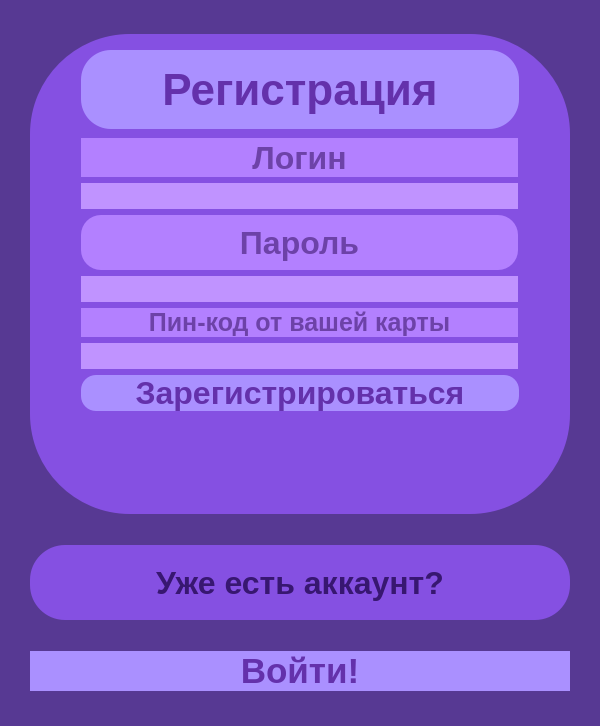
<?xml version="1.0" encoding="UTF-8"?>
<ui version="4.0">
 <class>MainWindow</class>
 <widget class="QMainWindow" name="MainWindow">
  <property name="geometry">
   <rect>
    <x>0</x>
    <y>0</y>
    <width>600</width>
    <height>726</height>
   </rect>
  </property>
  <property name="windowTitle">
   <string>MainWindow</string>
  </property>
  <widget class="QWidget" name="centralwidget">
   <property name="minimumSize">
    <size>
     <width>600</width>
     <height>675</height>
    </size>
   </property>
   <property name="styleSheet">
    <string notr="true">background: rgb(87, 57, 147)</string>
   </property>
   <layout class="QGridLayout" name="gridLayout">
    <item row="2" column="1">
     <widget class="QLabel" name="T_YouAlreadyHaveAcc">
      <property name="maximumSize">
       <size>
        <width>600</width>
        <height>75</height>
       </size>
      </property>
      <property name="font">
       <font>
        <pointsize>24</pointsize>
        <weight>75</weight>
        <italic>false</italic>
        <bold>true</bold>
       </font>
      </property>
      <property name="styleSheet">
       <string notr="true">background: rgb(133, 80, 226);
border-radius: 35px;
color: rgb(56, 23, 113)</string>
      </property>
      <property name="text">
       <string>Уже есть аккаунт?</string>
      </property>
      <property name="alignment">
       <set>Qt::AlignCenter</set>
      </property>
     </widget>
    </item>
    <item row="2" column="0">
     <spacer name="horizontalSpacer">
      <property name="orientation">
       <enum>Qt::Horizontal</enum>
      </property>
      <property name="sizeHint" stdset="0">
       <size>
        <width>40</width>
        <height>20</height>
       </size>
      </property>
     </spacer>
    </item>
    <item row="2" column="2">
     <spacer name="horizontalSpacer_2">
      <property name="orientation">
       <enum>Qt::Horizontal</enum>
      </property>
      <property name="sizeHint" stdset="0">
       <size>
        <width>40</width>
        <height>20</height>
       </size>
      </property>
     </spacer>
    </item>
    <item row="1" column="1">
     <widget class="QWidget" name="widget" native="true">
      <property name="minimumSize">
       <size>
        <width>540</width>
        <height>400</height>
       </size>
      </property>
      <property name="maximumSize">
       <size>
        <width>16777215</width>
        <height>480</height>
       </size>
      </property>
      <property name="font">
       <font>
        <pointsize>1</pointsize>
       </font>
      </property>
      <property name="styleSheet">
       <string notr="true">background: rgb(133, 80, 226);
border-radius: 100px;</string>
      </property>
      <layout class="QGridLayout" name="gridLayout_3">
       <item row="8" column="0">
        <widget class="QLineEdit" name="LE_Pincode">
         <property name="maximumSize">
          <size>
           <width>437</width>
           <height>16777215</height>
          </size>
         </property>
         <property name="font">
          <font>
           <pointsize>15</pointsize>
           <weight>75</weight>
           <bold>true</bold>
          </font>
         </property>
         <property name="styleSheet">
          <string notr="true">background: rgb(192, 147, 255);
color: rgb(109, 66, 168);
border-radius: 15px; </string>
         </property>
         <property name="alignment">
          <set>Qt::AlignCenter</set>
         </property>
        </widget>
       </item>
       <item row="10" column="0">
        <spacer name="verticalSpacer">
         <property name="orientation">
          <enum>Qt::Vertical</enum>
         </property>
         <property name="sizeHint" stdset="0">
          <size>
           <width>20</width>
           <height>40</height>
          </size>
         </property>
        </spacer>
       </item>
       <item row="4" column="0">
        <widget class="QLineEdit" name="LE_Login">
         <property name="minimumSize">
          <size>
           <width>12</width>
           <height>0</height>
          </size>
         </property>
         <property name="maximumSize">
          <size>
           <width>437</width>
           <height>16777215</height>
          </size>
         </property>
         <property name="font">
          <font>
           <pointsize>15</pointsize>
           <weight>75</weight>
           <bold>true</bold>
          </font>
         </property>
         <property name="styleSheet">
          <string notr="true">background: rgb(192, 147, 255);
color: rgb(109, 66, 168);
border-radius: 15px; </string>
         </property>
         <property name="alignment">
          <set>Qt::AlignCenter</set>
         </property>
         <property name="dragEnabled">
          <bool>false</bool>
         </property>
        </widget>
       </item>
       <item row="0" column="0">
        <widget class="QLabel" name="T_Registration">
         <property name="enabled">
          <bool>true</bool>
         </property>
         <property name="minimumSize">
          <size>
           <width>438</width>
           <height>79</height>
          </size>
         </property>
         <property name="maximumSize">
          <size>
           <width>450</width>
           <height>64</height>
          </size>
         </property>
         <property name="font">
          <font>
           <pointsize>33</pointsize>
           <weight>75</weight>
           <bold>true</bold>
          </font>
         </property>
         <property name="styleSheet">
          <string notr="true">background: rgb(170, 144, 255);
color: rgb(100, 49, 171);
border-radius: 30px; </string>
         </property>
         <property name="text">
          <string>Регистрация</string>
         </property>
         <property name="alignment">
          <set>Qt::AlignCenter</set>
         </property>
        </widget>
       </item>
       <item row="6" column="0">
        <widget class="QLineEdit" name="LE_Password">
         <property name="minimumSize">
          <size>
           <width>12</width>
           <height>0</height>
          </size>
         </property>
         <property name="maximumSize">
          <size>
           <width>437</width>
           <height>16777215</height>
          </size>
         </property>
         <property name="font">
          <font>
           <pointsize>15</pointsize>
           <weight>75</weight>
           <bold>true</bold>
          </font>
         </property>
         <property name="styleSheet">
          <string notr="true">background: rgb(192, 147, 255);
color: rgb(109, 66, 168);
border-radius: 15px; </string>
         </property>
         <property name="alignment">
          <set>Qt::AlignCenter</set>
         </property>
        </widget>
       </item>
       <item row="3" column="0">
        <widget class="QLabel" name="T_Login">
         <property name="minimumSize">
          <size>
           <width>12</width>
           <height>39</height>
          </size>
         </property>
         <property name="maximumSize">
          <size>
           <width>437</width>
           <height>16777215</height>
          </size>
         </property>
         <property name="font">
          <font>
           <pointsize>24</pointsize>
           <weight>75</weight>
           <bold>true</bold>
          </font>
         </property>
         <property name="styleSheet">
          <string notr="true">background: rgb(179, 128, 255);
color: rgb(109, 66, 168);
border-radius: 20px; </string>
         </property>
         <property name="text">
          <string>Логин</string>
         </property>
         <property name="alignment">
          <set>Qt::AlignCenter</set>
         </property>
        </widget>
       </item>
       <item row="7" column="0">
        <widget class="QLabel" name="T_Pincode">
         <property name="maximumSize">
          <size>
           <width>437</width>
           <height>16777215</height>
          </size>
         </property>
         <property name="font">
          <font>
           <pointsize>19</pointsize>
           <weight>75</weight>
           <bold>true</bold>
          </font>
         </property>
         <property name="styleSheet">
          <string notr="true">background: rgb(179, 128, 255);
color: rgb(109, 66, 168);
border-radius: 17px; </string>
         </property>
         <property name="text">
          <string>Пин-код от вашей карты</string>
         </property>
         <property name="alignment">
          <set>Qt::AlignCenter</set>
         </property>
        </widget>
       </item>
       <item row="5" column="0">
        <widget class="QLabel" name="T_Password">
         <property name="minimumSize">
          <size>
           <width>12</width>
           <height>55</height>
          </size>
         </property>
         <property name="maximumSize">
          <size>
           <width>437</width>
           <height>80</height>
          </size>
         </property>
         <property name="font">
          <font>
           <pointsize>24</pointsize>
           <weight>75</weight>
           <bold>true</bold>
          </font>
         </property>
         <property name="styleSheet">
          <string notr="true">background: rgb(179, 128, 255);
color: rgb(109, 66, 168);
border-radius: 20px; </string>
         </property>
         <property name="text">
          <string>Пароль</string>
         </property>
         <property name="alignment">
          <set>Qt::AlignCenter</set>
         </property>
        </widget>
       </item>
       <item row="1" column="0">
        <spacer name="verticalSpacer_2">
         <property name="orientation">
          <enum>Qt::Vertical</enum>
         </property>
         <property name="sizeType">
          <enum>QSizePolicy::Minimum</enum>
         </property>
         <property name="sizeHint" stdset="0">
          <size>
           <width>10</width>
           <height>10</height>
          </size>
         </property>
        </spacer>
       </item>
       <item row="9" column="0">
        <widget class="QPushButton" name="B_Registration">
         <property name="font">
          <font>
           <pointsize>24</pointsize>
           <weight>75</weight>
           <italic>false</italic>
           <bold>true</bold>
          </font>
         </property>
         <property name="styleSheet">
          <string notr="true">QPushButton{
	background: rgb(170, 144, 255);
	border-radius: 15px;
	color: rgb(100, 49, 171);
}

QPushButton:hover{
	background: rgb(141, 88, 221);
	border-radius: 15px;
	color:rgb(68, 34, 116);
}

QPushButton:pressed{
	background: rgb(37, 18, 75);
	border-radius: 20px;
	color:rgb(141, 88, 221);
}</string>
         </property>
         <property name="text">
          <string>Зарегистрироваться</string>
         </property>
        </widget>
       </item>
      </layout>
     </widget>
    </item>
    <item row="3" column="1">
     <widget class="QPushButton" name="B_ToSignUp">
      <property name="font">
       <font>
        <pointsize>26</pointsize>
        <weight>75</weight>
        <italic>false</italic>
        <bold>true</bold>
       </font>
      </property>
      <property name="styleSheet">
       <string notr="true">QPushButton{
	background: rgb(170, 144, 255);
	border-radius: 25px;
	color: rgb(100, 49, 171);
}

QPushButton:hover{
	background: rgb(141, 88, 221);
	border-radius: 25px;
	color:rgb(68, 34, 116);
}

QPushButton:pressed{
	background: rgb(37, 18, 75);
	border-radius: 25px;
	color:rgb(141, 88, 221);
}</string>
      </property>
      <property name="text">
       <string>Войти!</string>
      </property>
     </widget>
    </item>
   </layout>
  </widget>
 </widget>
 <resources/>
 <connections/>
</ui>
